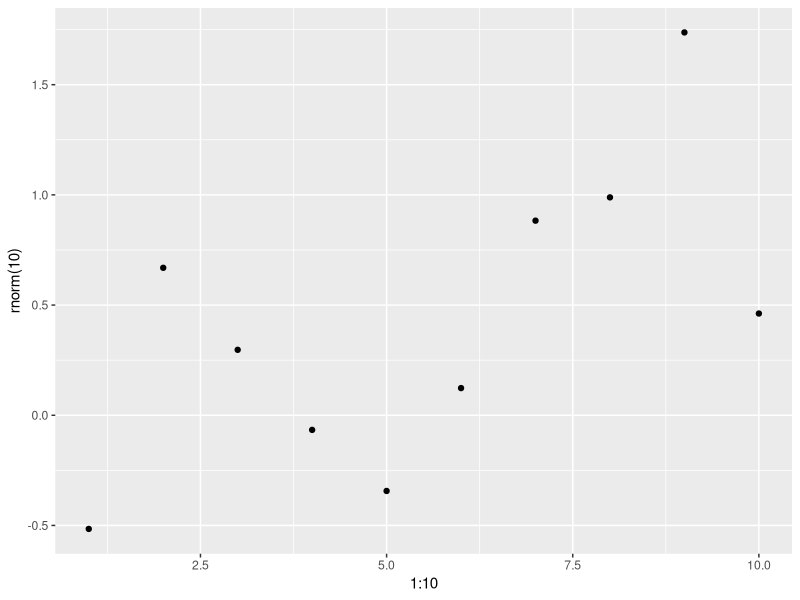

This figure's R source: (Note: this script raises an error after producing the figure.)
## ---- chunk 1
library(ggplot2)
qplot(1:10,rnorm(10))
## ---- chunk 2
# Example of a table
# You can also use xtable for more options
data(mtcars)
kable(mtcars, format = "latex", caption = "A simple table")
